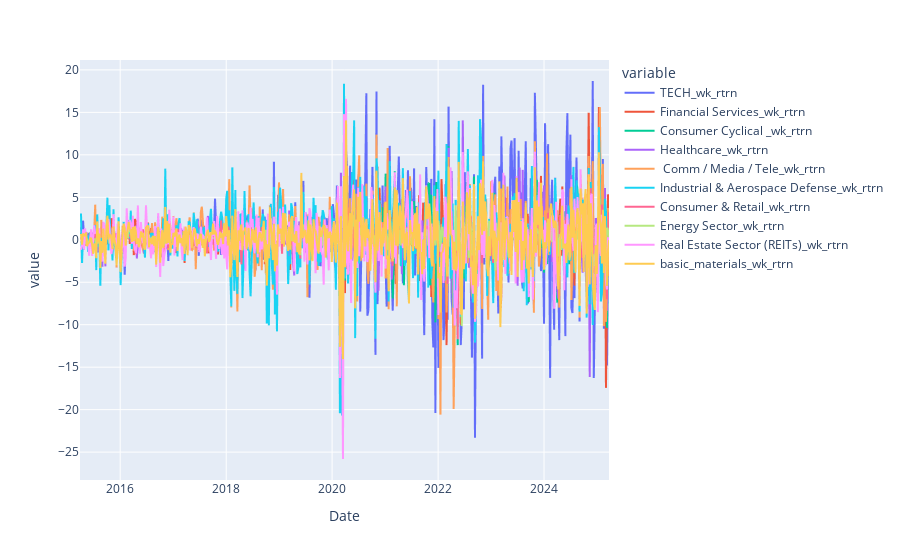

Notebook source saved alongside this figure:
### Code cell
# Plot the weekly portfolio change for every industry

df_averages_returns = [col for col in df_averages.columns if '_rtrn' in col]

fig = px.line(df_averages, x='Date', y=df_averages_returns)
fig.show()

### Figure 1 — Plotly figure (JSON) as saved in the notebook; plotly's stock layout.template omitted (floating-point values rounded to 4 significant figures; data arrays with more than 128 entries replaced by an {"elided": "..."} marker saying what was removed)
{"data": [{"hovertemplate": "variable=TECH_wk_rtrn<br>Date=%{x}<br>value=%{y}<extra></extra>", "legendgroup": "TECH_wk_rtrn", "line": {"color": "#636efa", "dash": "solid"}, "marker": {"symbol": "circle"}, "mode": "lines", "name": "TECH_wk_rtrn", "showlegend": true, "type": "scattergl", "x": {"elided": "522 str values"}, "xaxis": "x", "y": {"elided": "522 float values"}, "yaxis": "y"}, {"hovertemplate": "variable=Financial Services_wk_rtrn<br>Date=%{x}<br>value=%{y}<extra></extra>", "legendgroup": "Financial Services_wk_rtrn", "line": {"color": "#EF553B", "dash": "solid"}, "marker": {"symbol": "circle"}, "mode": "lines", "name": "Financial Services_wk_rtrn", "showlegend": true, "type": "scattergl", "x": {"elided": "522 str values"}, "xaxis": "x", "y": {"elided": "522 float values"}, "yaxis": "y"}, {"hovertemplate": "variable=Consumer Cyclical _wk_rtrn<br>Date=%{x}<br>value=%{y}<extra></extra>", "legendgroup": "Consumer Cyclical _wk_rtrn", "line": {"color": "#00cc96", "dash": "solid"}, "marker": {"symbol": "circle"}, "mode": "lines", "name": "Consumer Cyclical _wk_rtrn", "showlegend": true, "type": "scattergl", "x": {"elided": "522 str values"}, "xaxis": "x", "y": {"elided": "522 float values"}, "yaxis": "y"}, {"hovertemplate": "variable=Healthcare_wk_rtrn<br>Date=%{x}<br>value=%{y}<extra></extra>", "legendgroup": "Healthcare_wk_rtrn", "line": {"color": "#ab63fa", "dash": "solid"}, "marker": {"symbol": "circle"}, "mode": "lines", "name": "Healthcare_wk_rtrn", "showlegend": true, "type": "scattergl", "x": {"elided": "522 str values"}, "xaxis": "x", "y": {"elided": "522 float values"}, "yaxis": "y"}, {"hovertemplate": "variable= Comm / Media / Tele_wk_rtrn<br>Date=%{x}<br>value=%{y}<extra></extra>", "legendgroup": " Comm / Media / Tele_wk_rtrn", "line": {"color": "#FFA15A", "dash": "solid"}, "marker": {"symbol": "circle"}, "mode": "lines", "name": " Comm / Media / Tele_wk_rtrn", "showlegend": true, "type": "scattergl", "x": {"elided": "522 str values"}, "xaxis": "x", "y": {"elided": "522 float values"}, "yaxis": "y"}, {"hovertemplate": "variable=Industrial & Aerospace Defense_wk_rtrn<br>Date=%{x}<br>value=%{y}<extra></extra>", "legendgroup": "Industrial & Aerospace Defense_wk_rtrn", "line": {"color": "#19d3f3", "dash": "solid"}, "marker": {"symbol": "circle"}, "mode": "lines", "name": "Industrial & Aerospace Defense_wk_rtrn", "showlegend": true, "type": "scattergl", "x": {"elided": "522 str values"}, "xaxis": "x", "y": {"elided": "522 float values"}, "yaxis": "y"}, {"hovertemplate": "variable=Consumer & Retail_wk_rtrn<br>Date=%{x}<br>value=%{y}<extra></extra>", "legendgroup": "Consumer & Retail_wk_rtrn", "line": {"color": "#FF6692", "dash": "solid"}, "marker": {"symbol": "circle"}, "mode": "lines", "name": "Consumer & Retail_wk_rtrn", "showlegend": true, "type": "scattergl", "x": {"elided": "522 str values"}, "xaxis": "x", "y": {"elided": "522 float values"}, "yaxis": "y"}, {"hovertemplate": "variable=Energy Sector_wk_rtrn<br>Date=%{x}<br>value=%{y}<extra></extra>", "legendgroup": "Energy Sector_wk_rtrn", "line": {"color": "#B6E880", "dash": "solid"}, "marker": {"symbol": "circle"}, "mode": "lines", "name": "Energy Sector_wk_rtrn", "showlegend": true, "type": "scattergl", "x": {"elided": "522 str values"}, "xaxis": "x", "y": {"elided": "522 float values"}, "yaxis": "y"}, {"hovertemplate": "variable=Real Estate Sector (REITs)_wk_rtrn<br>Date=%{x}<br>value=%{y}<extra></extra>", "legendgroup": "Real Estate Sector (REITs)_wk_rtrn", "line": {"color": "#FF97FF", "dash": "solid"}, "marker": {"symbol": "circle"}, "mode": "lines", "name": "Real Estate Sector (REITs)_wk_rtrn", "showlegend": true, "type": "scattergl", "x": {"elided": "522 str values"}, "xaxis": "x", "y": {"elided": "522 float values"}, "yaxis": "y"}, {"hovertemplate": "variable=basic_materials_wk_rtrn<br>Date=%{x}<br>value=%{y}<extra></extra>", "legendgroup": "basic_materials_wk_rtrn", "line": {"color": "#FECB52", "dash": "solid"}, "marker": {"symbol": "circle"}, "mode": "lines", "name": "basic_materials_wk_rtrn", "showlegend": true, "type": "scattergl", "x": {"elided": "522 str values"}, "xaxis": "x", "y": {"elided": "522 float values"}, "yaxis": "y"}], "layout": {"autosize": true, "legend": {"title": {"text": "variable"}, "tracegroupgap": 0}, "margin": {"t": 60}, "xaxis": {"anchor": "y", "autorange": true, "domain": [0, 1], "range": ["2015-03-30", "2025-03-24"], "title": {"text": "Date"}, "type": "date"}, "yaxis": {"anchor": "x", "autorange": true, "domain": [0, 1], "range": [-28.28, 21.16], "title": {"text": "value"}, "type": "linear"}}}
